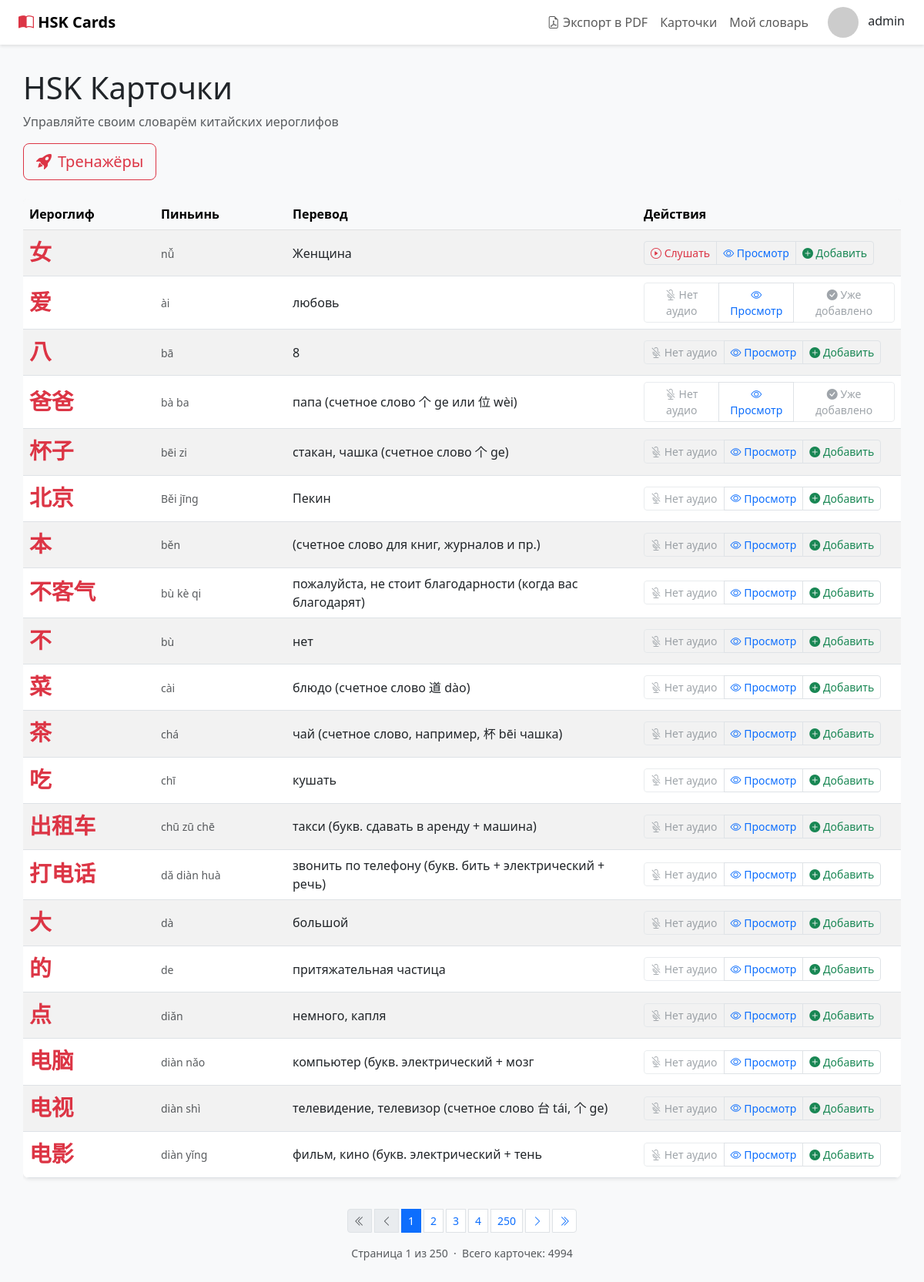
The app's page / (signed in) with its own data.
### trainer/models.py (models this page shows, shortened)
class Card(models.Model):
    hieroglyph = models.CharField(max_length=255)
    translate = models.CharField(max_length=255)
    transcription = models.CharField(max_length=255)
    audio = models.FileField(upload_to='audio/', blank=True, null=True)

### trainer/views.py (the view)
# urls.py: path('', card_list, name='card_list'),
def card_list(request):
    cards = Card.objects.all()
    paginator = Paginator(cards, 20)
    page_number = request.GET.get('page', 1)
    try:
        page_obj = paginator.page(page_number)
    except PageNotAnInteger:
        page_obj = paginator.page(1)
    except EmptyPage:
        page_obj = paginator.page(1)
    context = {'page_obj': page_obj}
    if request.user.is_authenticated:
        user_dict = request.user.dictionary
        in_dict_ids = set(
            DictionaryCard.objects.filter(dictionary=user_dict)
                                  .values_list('card_id', flat=True)
        )
        context['in_dict_ids'] = in_dict_ids
    return render(request, 'trainer/card_list.html', context)

### trainer/templates/trainer/card_list.html (shortened to what this page needs)
{% extends '../base.html' %}
{% block content %}
<div class="container card-container">
    <div class="row mb-4">
        <div class="col-12">
            <h1 class="mb-2">HSK Карточки</h1>
            <p class="text-muted">Управляйте своим словарём китайских иероглифов</p>
        </div>
        <div class="col-auto">
            <a href="{% url 'trainers_home' %}" class="btn btn-outline-danger btn-lg">
                <i class="bi bi-rocket-takeoff-fill me-2"></i>Тренажёры
            </a>
        </div>
    </div>
    <div class="table-responsive">
        <table class="table table-hover table-striped align-middle">
            <thead class="table-light">
                <tr>
                    <th style="width: 15%;">Иероглиф</th>
                    <th style="width: 15%;">Пиньинь</th>
                    <th style="width: 40%;">Перевод</th>
                    <th style="width: 30%;">Действия</th>
                </tr>
            </thead>
            <tbody>
                {% for card in page_obj %}
                    <tr>
                        <td>
                            <div style="font-size: 1.8rem; font-weight: bold; color: #dc3545; font-family: 'SimHei', 'Microsoft YaHei', sans-serif;">
                                {{ card.hieroglyph }}
                            </div>
                        </td>
                        <td>
                            <small class="text-muted">{{ card.transcription }}</small>
                        </td>
                        <td>
                            <span>{{ card.translate }}</span>
                        </td>
                        <td>
                            <div class="btn-group" role="group">
                                {% if card.audio %}
                                    <button class="btn btn-sm btn-outline-danger"
                                            onclick="playAudio('{{ card.audio.url }}')"
                                            title="Слушать произношение">
                                        <i class="bi bi-play-circle"></i> Слушать
                                    </button>
                                {% else %}
                                    <button class="btn btn-sm btn-outline-secondary" disabled title="Аудио недоступно">
                                        <i class="bi bi-mic-mute"></i> Нет аудио
                                    </button>
                                {% endif %}
                                <button class="btn btn-sm btn-outline-primary"
                                        data-bs-toggle="modal"
                                        data-bs-target="#cardModal{{ card.id }}"
                                        title="Просмотреть детали">
                                    <i class="bi bi-eye"></i> Просмотр
                                </button>
                                <button class="btn btn-sm add-to-dictionary {% if card.id in in_dict_ids %}btn-outline-secondary disabled{% else %}btn-outline-success{% endif %}"
                                        data-card-id="{{ card.id }}"
                                        data-original-text='<i class="bi bi-plus-circle-fill"></i> Добавить'
                                        title="{% if card.id in in_dict_ids %}Уже в словаре{% else %}Добавить в словарь{% endif %}">
                                    {% if card.id in in_dict_ids %}
                                        <i class="bi bi-check-circle-fill"></i> Уже добавлено
                                    {% else %}
                                        <i class="bi bi-plus-circle-fill"></i> Добавить
                                    {% endif %}
                                </button>
                            </div>
                        </td>
                    </tr>
                {% endfor %}
            </tbody>
        </table>
    </div>
{% if page_obj.paginator.num_pages > 1 %}
<nav aria-label="Навигация по страницам" class="mt-4">
    <ul class="pagination pagination-sm justify-content-center flex-wrap gap-1">
        <li class="page-item {% if not page_obj.has_previous %}disabled{% endif %}">
            <a class="page-link" href="{% if page_obj.has_previous %}?page=1{% else %}#{% endif %}" title="Первая страница">
                <i class="bi bi-chevron-double-left"></i>
            </a>
        </li>
        <li class="page-item {% if not page_obj.has_previous %}disabled{% endif %}">
            <a class="page-link" href="{% if page_obj.has_previous %}?page={{ page_obj.previous_page_number }}{% else %}#{% endif %}">
                <i class="bi bi-chevron-left"></i>
            </a>
        </li>
        {% for num in page_obj.paginator.page_range %}
            {% if page_obj.number == num %}
                <li class="page-item active">
                    <span class="page-link">{{ num }}</span>
                </li>
            {% elif num >= page_obj.number|add:"-3" and num <= page_obj.number|add:"3" %}
                <li class="page-item">
                    <a class="page-link" href="?page={{ num }}">{{ num }}</a>
                </li>
            {% elif num == 1 or num == page_obj.paginator.num_pages %}
                <li class="page-item">
                    <a class="page-link" href="?page={{ num }}">{{ num }}</a>
                </li>
            {% endif %}
        {% endfor %}
        <li class="page-item {% if not page_obj.has_next %}disabled{% endif %}">
            <a class="page-link" href="{% if page_obj.has_next %}?page={{ page_obj.next_page_number }}{% else %}#{% endif %}">
                <i class="bi bi-chevron-right"></i>
            </a>
        </li>
        <li class="page-item {% if not page_obj.has_next %}disabled{% endif %}">
            <a class="page-link" href="{% if page_obj.has_next %}?page={{ page_obj.paginator.num_pages }}{% else %}#{% endif %}" title="Последняя страница">
                <i class="bi bi-chevron-double-right"></i>
            </a>
        </li>
    </ul>
    <p class="text-center text-muted small mt-2">
        Страница {{ page_obj.number }} из {{ page_obj.paginator.num_pages }}
        &nbsp;·&nbsp;
        Всего карточек: {{ page_obj.paginator.count }}
    </p>
</nav>
{% endif %}
</div>
{% endblock %}

### trainer/templates/base.html (shortened to what this page needs)
{% load static %}
<!DOCTYPE html>
<html lang="ru">
<head>
    <link href="https://cdnjs.cloudflare.com/ajax/libs/bootstrap/5.3.0/css/bootstrap.min.css" rel="stylesheet">
    <link href="https://cdnjs.cloudflare.com/ajax/libs/bootstrap-icons/1.11.0/font/bootstrap-icons.min.css" rel="stylesheet">
</head>
<body>
    <nav class="navbar navbar-expand-lg navbar-light bg-white">
        <div class="container-fluid px-4">
            <a class="navbar-brand fw-bold" href="{% url 'card_list' %}">
                <i class="bi bi-book-half" style="color: #dc3545;"></i>
                HSK Cards
            </a>
            <div class="collapse navbar-collapse" id="navbarNav">
                <ul class="navbar-nav ms-auto">
                    <li class="nav-item">
                        <a class="nav-link" href="{% url 'my_cards_pdf' %}">
                            <i class="bi bi-file-earmark-pdf"></i> Экспорт в PDF
                        </a>
                    </li>
                    <li class="nav-item">
                        <a class="nav-link" href="{% url 'card_list' %}">Карточки</a>
                    </li>
                    {% if user.is_authenticated %}
                    <li class="nav-item">
                        <a class="nav-link" href="{% url 'my_cards' %}">Мой словарь</a>
                    </li>
                    {% endif %}
                </ul>
            </div>
            <div class="d-flex align-items-center ms-3">
                {% if user.is_authenticated %}
                    <div class="dropdown">
                        <button class="btn btn-link p-0 text-decoration-none" type="button" data-bs-toggle="dropdown">
                            <img src="https://ui-avatars.com/api/?name={{ user.username }}&background=dc3545&color=fff" alt="{{ user.username }}" class="avatar">
                            <span class="ms-2 text-dark">{{ user.username }}</span>
                        </button>
                    </div>
                {% else %}
                    <a href="{% url 'accounts:login' %}" class="btn btn-danger btn-sm ms-2">Вход</a>
                    <a href="{% url 'accounts:register' %}" class="btn btn-outline-danger btn-sm ms-2">Регистрация</a>
                {% endif %}
            </div>
        </div>
    </nav>
    {% block content %}{% endblock %}
</body>
</html>

### trainer/templates/base.html (style rules this page uses)
body { background-color: #f8f9fa; }
.navbar { box-shadow: 0 2px 4px rgba(0,0,0,0.1); }
.card-container { padding: 2rem 0; }
.avatar { width: 40px; height: 40px; border-radius: 50%; object-fit: cover; }

### trainer/templates/trainer/card_list.html (style rules this page uses)
.table { background-color: #fff; border-radius: 8px; overflow: hidden; box-shadow: 0 2px 4px rgba(0,0,0,0.08); }
.table thead { background-color: #f8f9fa; font-weight: 600; color: #495057; }
.btn-group .btn { border-color: #dee2e6; }

### records on screen
Card: hieroglyph "女", transcription "nǚ", translate "Женщина", shows "Добавить"
Card: hieroglyph "爱", transcription "ài", translate "любовь", audio "Нет аудио", shows "Уже добавлено"
Card: hieroglyph "八", transcription "bā", translate "8", audio "Нет аудио", shows "Добавить"
Card: hieroglyph "爸爸", transcription "bà ba", translate "папа (счетное слово 个 ge или 位 wèi)", audio "Нет аудио", shows "Уже добавлено"
Card: hieroglyph "杯子", transcription "bēi zi", translate "стакан, чашка (счетное слово 个 ge)", audio "Нет аудио", shows "Добавить"
Card: hieroglyph "北京", transcription "Běi jīng", translate "Пекин", audio "Нет аудио", shows "Добавить"
Card: hieroglyph "本", transcription "běn", translate "(счетное слово для книг, журналов и пр.)", audio "Нет аудио", shows "Добавить"
Card: hieroglyph "不客气", transcription "bù kè qi", translate "пожалуйста, не стоит благодарности (когда вас благодарят)", audio "Нет аудио", shows "Добавить"
Card: hieroglyph "不", transcription "bù", translate "нет", audio "Нет аудио", shows "Добавить"
Card: hieroglyph "菜", transcription "cài", translate "блюдо (счетное слово 道 dào)", audio "Нет аудио", shows "Добавить"
Card: hieroglyph "茶", transcription "chá", translate "чай (счетное слово, например, 杯 bēi чашка)", audio "Нет аудио", shows "Добавить"
Card: hieroglyph "吃", transcription "chī", translate "кушать", audio "Нет аудио", shows "Добавить"
Card: hieroglyph "出租车", transcription "chū zū chē", translate "такси (букв. сдавать в аренду + машина)", audio "Нет аудио", shows "Добавить"
Card: hieroglyph "打电话", transcription "dǎ diàn huà", translate "звонить по телефону (букв. бить + электрический + речь)", audio "Нет аудио", shows "Добавить"
Card: hieroglyph "大", transcription "dà", translate "большой", audio "Нет аудио", shows "Добавить"
Card: hieroglyph "的", transcription "de", translate "притяжательная частица", audio "Нет аудио", shows "Добавить"
Card: hieroglyph "点", transcription "diǎn", translate "немного, капля", audio "Нет аудио", shows "Добавить"
Card: hieroglyph "电脑", transcription "diàn nǎo", translate "компьютер (букв. электрический + мозг", audio "Нет аудио", shows "Добавить"
Card: hieroglyph "电视", transcription "diàn shì", translate "телевидение, телевизор (счетное слово 台 tái, 个 ge)", audio "Нет аудио", shows "Добавить"
Card: hieroglyph "电影", transcription "diàn yǐng", translate "фильм, кино (букв. электрический + тень", audio "Нет аудио", shows "Добавить"

### other values on screen
{{ user.username }} "admin"
{{ num }} "1"
{{ num }} "2" "3" "4"
{{ num }} "250"
{{ page_obj.number }} "1"
{{ page_obj.paginator.num_pages }} "250"
{{ page_obj.paginator.count }} "4994"
